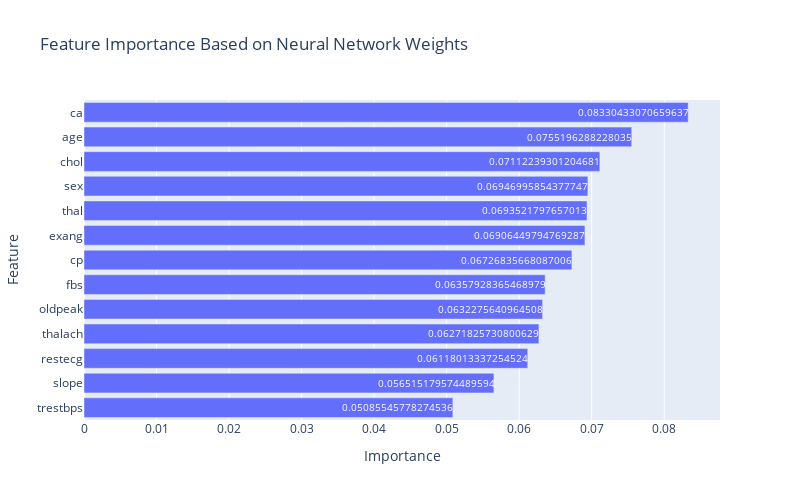

Here is the notebook cell this chart was saved with:
### Markdown cell above
## Feature Importance and Model Interpretation

Let's analyze which features are most important for predicting heart disease by examining the weights of the first layer of our neural network.

### Code cell
# --- Compute feature importance ---
first_layer_weights = np.abs(model.layers[0].get_weights()[0])
feature_importance = np.mean(first_layer_weights, axis=1)

feature_importance_df = pd.DataFrame({
    'Feature': X.columns,
    'Importance': feature_importance
}).sort_values('Importance', ascending=False)

# --- Interactive bar plot ---
fig = px.bar(
    feature_importance_df,
    x='Importance',
    y='Feature',
    orientation='h',
    text='Importance',
    title='Feature Importance Based on Neural Network Weights'
)

fig.update_layout(
    yaxis=dict(autorange="reversed"),  # Highest importance on top
    width=800, height=500
)

fig.show()

# --- Display top 5 features ---
print("\nTop 5 Most Important Features:")
print(feature_importance_df.head())

### Figure 1 — Plotly figure (JSON) as saved in the notebook; plotly's stock layout.template omitted (floating-point values rounded to 4 significant figures)
{"data": [{"hovertemplate": "Importance=%{text}<br>Feature=%{y}<extra></extra>", "legendgroup": "", "marker": {"color": "#636efa", "pattern": {"shape": ""}}, "name": "", "orientation": "h", "showlegend": false, "text": [0.0833, 0.07552, 0.07112, 0.06947, 0.06935, 0.06906, 0.06727, 0.06358, 0.06323, 0.06272, 0.06118, 0.05652, 0.05086], "textposition": "auto", "type": "bar", "x": [0.0833, 0.07552, 0.07112, 0.06947, 0.06935, 0.06906, 0.06727, 0.06358, 0.06323, 0.06272, 0.06118, 0.05652, 0.05086], "xaxis": "x", "y": ["ca", "age", "chol", "sex", "thal", "exang", "cp", "fbs", "oldpeak", "thalach", "restecg", "slope", "trestbps"], "yaxis": "y"}], "layout": {"barmode": "relative", "height": 500, "legend": {"tracegroupgap": 0}, "title": {"text": "Feature Importance Based on Neural Network Weights"}, "width": 800, "xaxis": {"anchor": "y", "domain": [0, 1], "title": {"text": "Importance"}}, "yaxis": {"anchor": "x", "autorange": "reversed", "domain": [0, 1], "title": {"text": "Feature"}}}}
